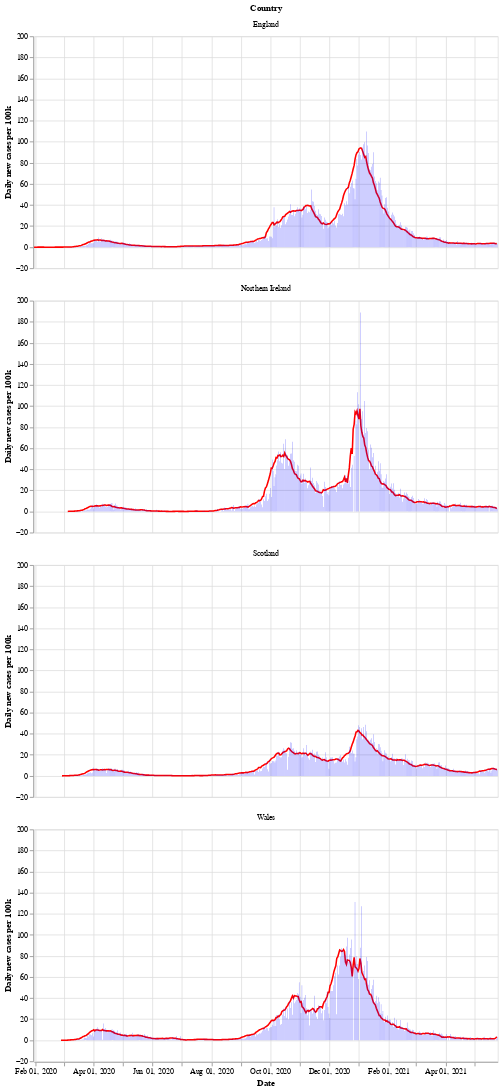

Here is the notebook cell this chart was saved with:
### Markdown cell above
Next is a bar chart of the number of new cases in each country (per 100k population), with the 7 day moving average of cases. Again we see that Wales saw a longer period of raising and falling cases compared to the other countries.

After a period of cases falling, each nation is now seeing a rise in the number of cases - especially in Wales.

### Code cell
# collapse
bars = alt.Chart(uk_cases).mark_bar().encode(
    x=alt.X("yearmonthdate(date):T", axis=alt.Axis(title='Date')),
    y=alt.Y("newCasesRate:Q", axis=alt.Axis(title='Daily new cases per 100k')),
    tooltip='newCasesRate',
    color=alt.condition(
        alt.datum.dailyChange > 0,
        alt.value("orange"),  # The positive color
        alt.value("blue")  # The negative color
    )
).properties(title='New cases per 100k population with rolling 7 day average', width=600).interactive()
line = alt.Chart(uk_cases).mark_line(
    color='red',
    size=2,
).transform_window(
    rolling_mean='mean(newCasesRate)',
    frame=[0, 7],
    groupby=['areaName']
).encode(
    x='yearmonthdate(date):T',
    y='rolling_mean:Q'
)
alt.layer(line, bars, data=uk_cases).facet(alt.Row('areaName', title='Country'), columns=1)

### Figure 1 — Vega-Lite specification as saved in the notebook (floating-point values rounded to 4 significant figures; data arrays with more than 128 entries replaced by an {"elided": "..."} marker saying what was removed)
{"config": {"view": {"continuousWidth": 400, "continuousHeight": 300}}, "data": {"name": "data-1202ef1e1cca017dfb74b62a249679de"}, "facet": {"type": "nominal", "field": "areaName", "title": "Country"}, "spec": {"layer": [{"mark": {"type": "line", "color": "red", "size": 2}, "encoding": {"x": {"type": "temporal", "field": "date", "timeUnit": "yearmonthdate"}, "y": {"type": "quantitative", "field": "rolling_mean"}}, "transform": [{"window": [{"op": "mean", "field": "newCasesRate", "as": "rolling_mean"}], "frame": [0, 7], "groupby": ["areaName"]}]}, {"mark": "bar", "encoding": {"color": {"condition": {"value": "orange", "test": "(datum.dailyChange > 0)"}, "value": "blue"}, "tooltip": {"type": "quantitative", "field": "newCasesRate"}, "x": {"type": "temporal", "axis": {"title": "Date"}, "field": "date", "timeUnit": "yearmonthdate"}, "y": {"type": "quantitative", "axis": {"title": "Daily new cases per 100k"}, "field": "newCasesRate"}}, "selection": {"selector002": {"type": "interval", "bind": "scales", "encodings": ["x", "y"]}}, "title": "New cases per 100k population with rolling 7 day average", "width": 600}]}, "columns": 1, "$schema": "https://vega.github.io/schema/vega-lite/v4.8.1.json", "datasets": {"data-1202ef1e1cca017dfb74b62a249679de": {"elided": "1832 records"}}}
